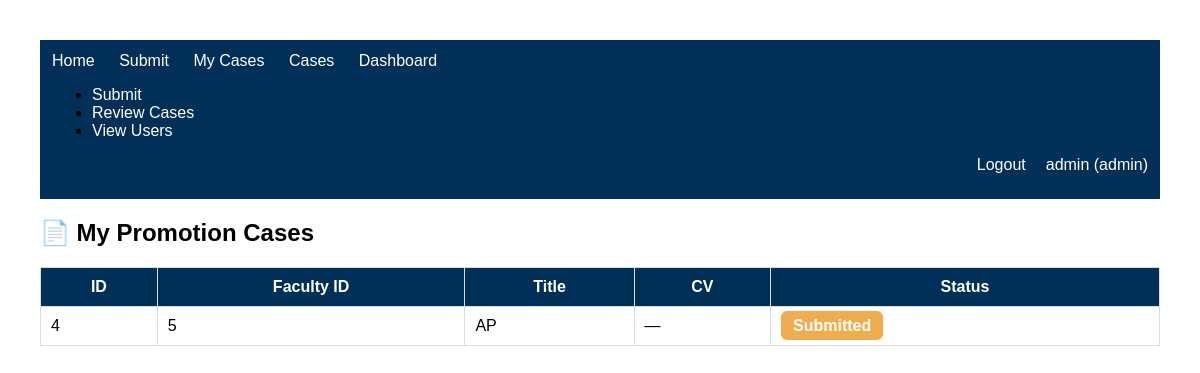
Screenshot of /my_cases (signed in) with the database file from the repository.
### tables this page shows
CREATE TABLE promotion_cases (
    id INTEGER PRIMARY KEY AUTOINCREMENT,
    faculty_id INTEGER,
    title TEXT,
    statement TEXT,
    status TEXT,
    reviewer_comments TEXT,
    submitted_by TEXT,
    file_name TEXT
    );

### app.py (the view)
@app.route("/my_cases")
@require_role("faculty", "admin")
def my_cases():
    conn = get_db()
    username = session["username"]
    rows = conn.execute("""
        SELECT *
        FROM promotion_cases
        WHERE submitted_by = ?
    """, (username,)).fetchall()
    conn.close()
    return render_template(
        "my_cases.html",
        cases=rows
    )

### app.py (called while the page is built)
def require_role(*roles):
    def decorator(f):
        @wraps(f)
        def wrapper(*args, **kwargs):
            if "username" not in session:
                return redirect("/login")
            if session["role"] not in roles:
                return "Access denied", 403
            return f(*args, **kwargs)
        return wrapper
    return decorator

def get_db():
    conn = sqlite3.connect(DATABASE)
    conn.row_factory = sqlite3.Row
    return conn

### templates/my_cases.html (shortened to what this page needs)
{% extends "base.html" %}
{% block content %}
<h2>📄 My Promotion Cases</h2>
<table>
<tr>
    <th>ID</th>
    <th>Faculty ID</th>
    <th>Title</th>
    <th>CV</th>
    <th>Status</th>
</tr>
{% for c in cases %}
<tr>
    <td>{{ c.id }}</td>
    <td>{{ c.faculty_id }}</td>
    <td>{{ c.title }}</td>
    <td>
        {% if c.file_name %}
            <a href="{{ url_for('view_cv', filename=c.file_name) }}"
                target="_blank">
                    View CV
            </a>
        {% else %}
            —
        {% endif %}
    </td>
    <td>
        <span class="status {{ c.status.lower() }}">
            {{ c.status }}
        </span>
    </td>
</tr>
{% endfor %}
</table>
{% endblock %}

### templates/base.html (shortened to what this page needs)
<!DOCTYPE html>
<html lang="en">
<head>
    <link rel="stylesheet"
          href="{{ url_for('static', filename='style.css') }}">
</head>
<body>
<div class="navbar">
    <a href="/">Home</a>
    {% if session.get("username") %}
        {% if session.get("role") in ["faculty","admin"] %}
            <a href="/submit">Submit</a>
            <a href="/my_cases">My Cases</a>
        {% endif %}
        {% if session.get("role") in ["reviewer","admin"] %}
            <a href="/cases">Cases</a>
            <a href="/dashboard">Dashboard</a>
        {% endif %}
        {% if session.get('role') == 'admin' %}
            <ul>
                <li><a href="/submit">Submit</a></li>
                <li><a href="/cases">Review Cases</a></li>
                <li><a href="/admin/users">View Users</a></li>
            </ul>
        {% endif %}
        <span class="user">
            {{ session["username"] }}
            ({{ session["role"] }})
        </span>
        <a class="logout"
           href="/logout">
            Logout
        </a>
    {% else %}
        <a href="/login">
            Login
        </a>
    {% endif %}
</div>
<div class="container">
{% block content %}
{% endblock %}
</div>
</body>
</html>

### static/style.css (style rules this page uses)
body { font-family: Arial; margin: 40px; }
table { border-collapse: collapse; }
table, th, td { border: 1px solid gray; }
th, td { padding: 10px; }
th { background: #eeeeee; }
a { text-decoration: none; color: blue; }
.navbar { background:#003057; padding:12px; min-height: 135px; }
.navbar a { color:white; text-decoration:none; margin-right:20px; }
.user { color:white; float:right; }
.logout { float:right; margin-right:20px; }
table { width:100%; border-collapse:collapse; }
th { background:#003057; color:white; }
td, th { padding:10px; border:1px solid #ddd; }
.status { padding:6px 12px; border-radius:6px; color:white; font-weight:bold; }
.submitted { background:#f0ad4e; }

### rows the page displays
promotion_cases: username "admin", role "admin", id "4", faculty_id "5", title "AP", status "Submitted"
